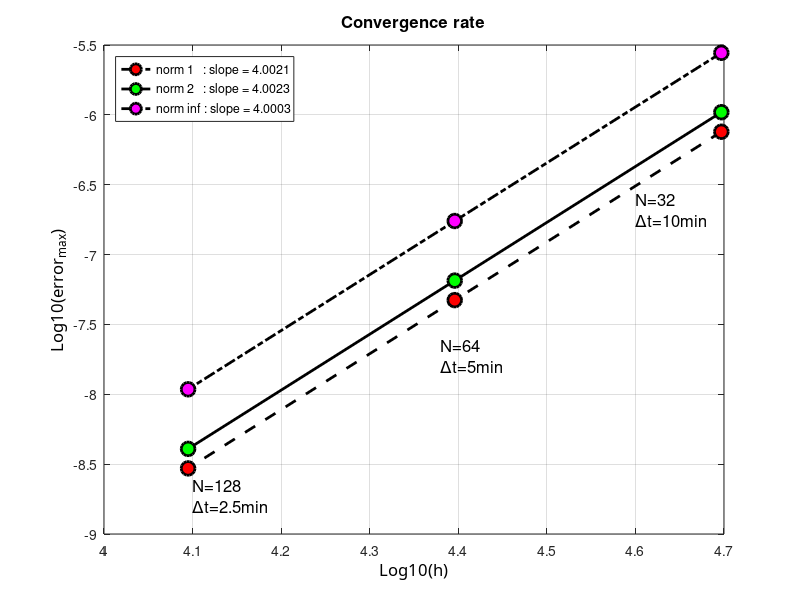

Write MATLAB code to recreate this figure.
clc; clear all; close all;

radius=6371220;
% N=[40 50 60 80 100 150];
N=[32 64 128];
% N=[16 32 64 128];
dx=radius./(4*N);

% e1=[2.2199*10^-3 9.9676*10^-4 4.4566*10^-4 1.3189*10^-4 5.3380*10^-5 1.0401*10^-5];
% e2=[8.1592*10^-3 3.9476*10^-3 1.9545*10^-3 5.8682*10^-4 2.3789*10^-4 4.7173*10^-5];
% e3=[4.9298*10^-2 2.8948*10^-2 1.6474*10^-2 5.6752*10^-3 2.3177*10^-3 4.9192*10^-4];
% e1=[1.1422*10^-6 7.1216*10^-8 4.4469*10^-9];
% e2=[1.3885*10^-6 8.6513*10^-8 5.4018*10^-9];
% e3=[2.4469*10^-6 1.5229*10^-7 9.5186*10^-9];
e1=[7.5712*10^-7 4.7213*10^-8 2.9487*10^-9];
e2=[1.0446*10^-6 6.5124*10^-8 4.0672*10^-9];
e3=[2.7809*10^-6 1.7387*10^-7 1.0858*10^-8];
% e1=[4.4750*10^-2 5.7696*10^-3 3.4225*10^-4 1.6969*10^-5];

ldx=log10(dx);
le1=log10(e1);
le2=log10(e2);
le3=log10(e3);



%% plot 1
figure(11); 
%% curve 1
hl1=plot(ldx,le1,'o--k');
set(hl1,'LineWidth',2.0);
set(hl1,'MarkerSize',10);
set(hl1,'MarkerEdgeColor','k');
set(hl1,'MarkerFaceColor','r');

hold on;
[a11,b1]=polyfit(ldx,le1,1);
tt=linspace(min(ldx),max(ldx),1000);
lsq1=a11(2)+a11(1)*tt;


%% curve 2
hl1=plot(ldx,le2,'o-k');
set(hl1,'LineWidth',2.0);
set(hl1,'MarkerSize',10);
set(hl1,'MarkerEdgeColor','k');
set(hl1,'MarkerFaceColor','green');

hold on;
[a12,b1]=polyfit(ldx,le2,1);
tt=linspace(min(ldx),max(ldx),1000);
lsq2=a12(2)+a12(1)*tt;


%% curve 3
hl1=plot(ldx,le3,'o-.k');
set(hl1,'LineWidth',2.0);
set(hl1,'MarkerSize',10);
set(hl1,'MarkerEdgeColor','k');
set(hl1,'MarkerFaceColor','magenta');

hold on;
[a13,b1]=polyfit(ldx,le3,1);
tt=linspace(min(ldx),max(ldx),1000);
lsq3=a13(2)+a13(1)*tt;


%% legend
legend(['norm 1   : slope = ' num2str(a11(1))],['norm 2   : slope = ' num2str(a12(1))],['norm inf : slope = ' num2str(a13(1))],'Location','NorthWest')
% legend(['norm inf : slope = ' num2str(a11(1))],'Location','NorthWest')
% xlabel
ha=gca;
xa=get(gca,'Xlabel');
set(ha,'Xgrid','on');
set(xa,'String','Log10(h)');
set (xa,'FontName','Calibri');
set(xa,'FontSize',12);

% ylabel
ha=gca;
ya=get(gca,'Ylabel');
set(ha,'Ygrid','on');
set(ya,'String','Log10(error_{max})');
set (ya,'FontName','Calibri');
set(ya,'FontSize',12);

% title
ha=gca;
xt=get(gca,'Title');
title('Convergence rate');
set (xt,'FontSize',12);


% %% courbes...
% hlf1=plot(tt,lsq1,'--k');
% set(hlf1,'LineWidth',2.0);
% 
% hlf1=plot(tt,lsq2,'-k');
% set(hlf1,'LineWidth',2.0);
% 
% hlf1=plot(tt,lsq3,'-.k');
% set(hlf1,'LineWidth',2.0);

%% texte
ht=text('Position',[4.1,-8.65,0],'String','N=128');
set(ht,'FontSize',12);
ht=text('Position',[4.1,-8.8,0],'String','\Deltat=2.5min');
set(ht,'FontSize',12);

ht=text('Position',[4.38,-7.65,0],'String','N=64');
set(ht,'FontSize',12);
ht=text('Position',[4.38,-7.8,0],'String','\Deltat=5min');
set(ht,'FontSize',12);

ht=text('Position',[4.6,-6.6,0],'String','N=32');
set(ht,'FontSize',12);
ht=text('Position',[4.6,-6.75,0],'String','\Deltat=10min');
set(ht,'FontSize',12);
